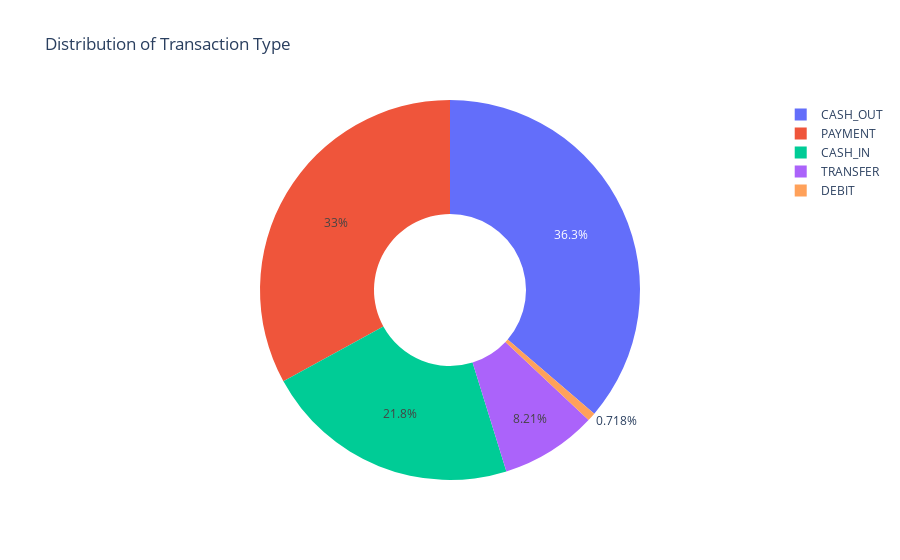

Write notebook code for a chart like this one.
### Code cell
import plotly.express as px
type = fData['type'].value_counts()
transaction = type.index
quantity = type.values
px.pie(fData, values=quantity, names=transaction, hole=0.4, title="Distribution of Transaction Type")

### Figure 1 — Plotly figure (JSON) as saved in the notebook; plotly's stock layout.template omitted (floating-point values rounded to 4 significant figures)
{"data": [{"domain": {"x": [0, 1], "y": [0, 1]}, "hole": 0.4, "hovertemplate": "label=%{label}<br>value=%{value}<extra></extra>", "labels": ["CASH_OUT", "PAYMENT", "CASH_IN", "TRANSFER", "DEBIT"], "legendgroup": "", "name": "", "showlegend": true, "type": "pie", "values": [168196, 152909, 101164, 38046, 3329]}], "layout": {"legend": {"tracegroupgap": 0}, "title": {"text": "Distribution of Transaction Type"}}}
